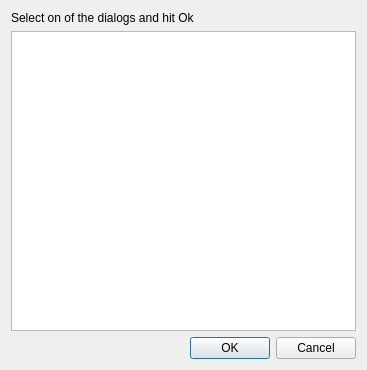
<?xml version="1.0" encoding="UTF-8"?>
<ui version="4.0">
 <class>Dialog</class>
 <widget class="QDialog" name="Dialog">
  <property name="geometry">
   <rect>
    <x>0</x>
    <y>0</y>
    <width>367</width>
    <height>370</height>
   </rect>
  </property>
  <property name="windowTitle">
   <string>Dialogs</string>
  </property>
  <layout class="QVBoxLayout" name="verticalLayout">
   <item>
    <widget class="QLabel" name="label">
     <property name="text">
      <string>Select on of the dialogs and hit Ok</string>
     </property>
    </widget>
   </item>
   <item>
    <widget class="QListWidget" name="listWidget"/>
   </item>
   <item>
    <widget class="QDialogButtonBox" name="buttonBox">
     <property name="orientation">
      <enum>Qt::Horizontal</enum>
     </property>
     <property name="standardButtons">
      <set>QDialogButtonBox::Cancel|QDialogButtonBox::Ok</set>
     </property>
    </widget>
   </item>
  </layout>
 </widget>
 <resources/>
 <connections>
  <connection>
   <sender>buttonBox</sender>
   <signal>accepted()</signal>
   <receiver>Dialog</receiver>
   <slot>accept()</slot>
   <hints>
    <hint type="sourcelabel">
     <x>248</x>
     <y>254</y>
    </hint>
    <hint type="destinationlabel">
     <x>157</x>
     <y>274</y>
    </hint>
   </hints>
  </connection>
  <connection>
   <sender>buttonBox</sender>
   <signal>rejected()</signal>
   <receiver>Dialog</receiver>
   <slot>reject()</slot>
   <hints>
    <hint type="sourcelabel">
     <x>316</x>
     <y>260</y>
    </hint>
    <hint type="destinationlabel">
     <x>286</x>
     <y>274</y>
    </hint>
   </hints>
  </connection>
 </connections>
</ui>
